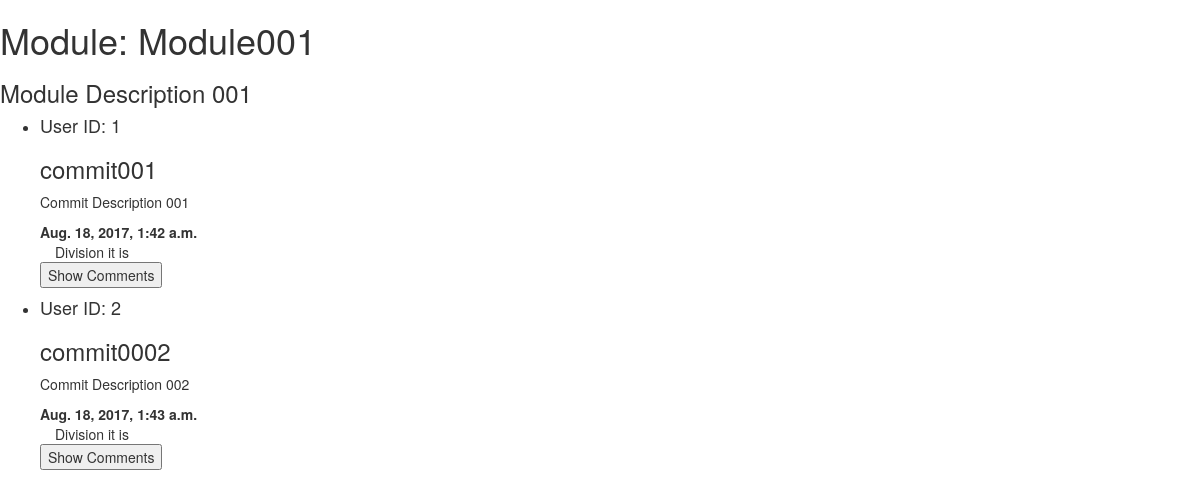
The app's page /feed/1/1/ with its own data.
### feed/models.py (models this page shows, shortened)
class Module(models.Model):
    project_id = models.ForeignKey(Project, on_delete=models.CASCADE)
    name = models.CharField(max_length=500, default="module0")
    description = models.CharField(max_length=1000)
    publish = models.DateTimeField()
    terminate = models.DateTimeField(null=True, blank=True)

class Commit(models.Model):
    module_id = models.ForeignKey(Module, on_delete=models.CASCADE)
    user_id = models.IntegerField()
    name = models.CharField(max_length=500, default="commit0")
    description = models.CharField(max_length=1000)
    publish = models.DateTimeField()
    file = models.FileField(null=True, blank=True)

### feed/views.py (the view)
# urls.py: url(r'^([0-9]+)/(?P<module_id>[0-9]+)/$', views.commit_detail, name = 'commit_detail'),
def commit_detail(request, module_id):
    module = get_object_or_404(Module, pk=module_id)
    p = Project.objects.filter(module=module)
    project_id = p[0].id
    all_commits = Commit.objects.filter(module_id=module_id)
    context = {
        'all_commits': all_commits,
        'module': module,
        'project_id': project_id,
    }
    return render(request, 'feed/commit_detail.html', context)

### feed/templates/feed/commit_detail.html (shortened to what this page needs)
<h1>Module: {{module.name}}</h1>
<h3>{{module.description}}</h3>
<!DOCTYPE html>
<html lang="en">
<head>
    <link rel="stylesheet" href="https://maxcdn.bootstrapcdn.com/bootstrap/3.3.7/css/bootstrap.min.css">
</head>
{% if module.commit_set.all %}
    <ul>
        {% for commit in module.commit_set.all %}
            <li>
                <h4>User ID: {{commit.user_id}}</h4>
                <h3>{{commit.name}}</h3>
                <p>{{commit.description}}</p>
                <strong>{{commit.publish}}</strong>
                <div class="container" id = "comments_section{{forloop.counter}}">Division it is</div>
                <button onclick="update_comments({{project_id}},{{module.id}},{{forloop.counter}})">Show Comments</button>
            </li>
        {% endfor %}
    </ul>
{% else %}
    <h5>No commits yet.</h5>
{% endif %}

### records on screen
Module: name "Module001", description "Module Description 001"
Commit: user_id "1", name "commit001", description "Commit Description 001", publish "Aug. 18, 2017, 1:42 a.m."
Commit: user_id "2", name "commit0002", description "Commit Description 002", publish "Aug. 18, 2017, 1:43 a.m."
